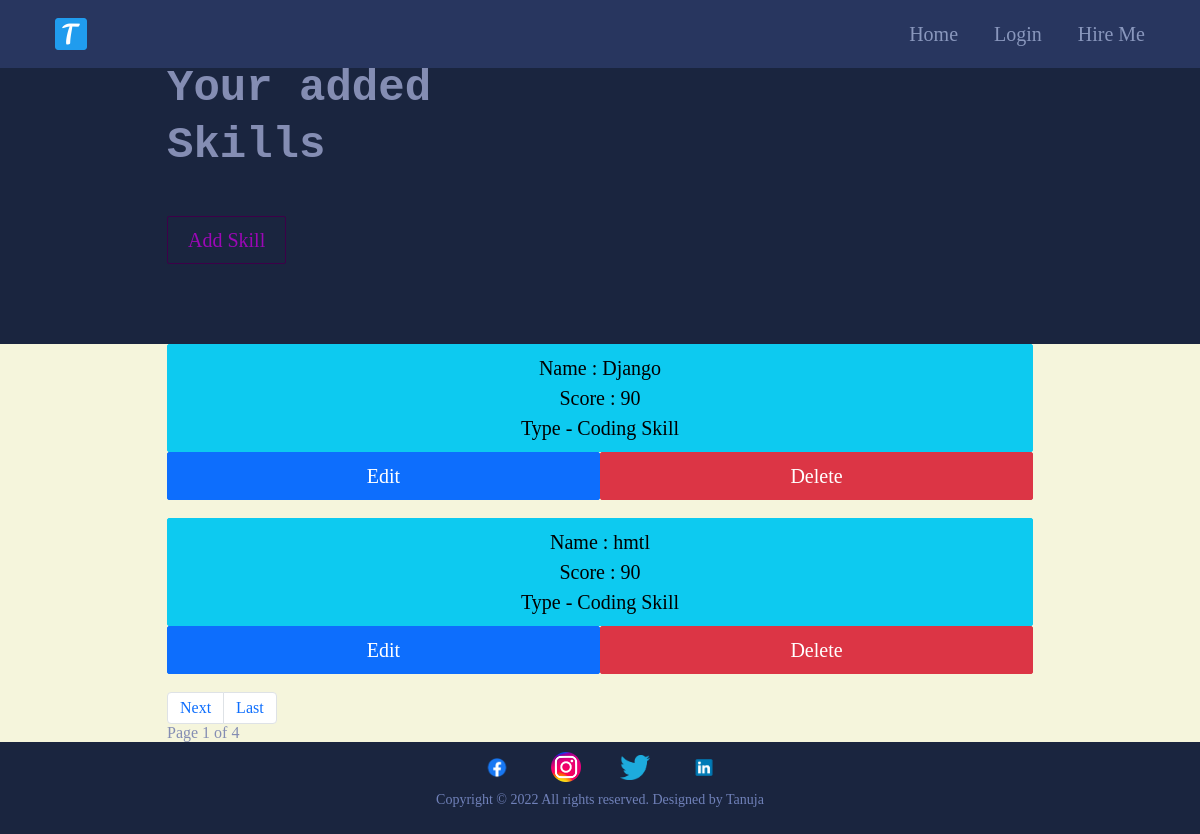
Page /allskills/ on the committed database.
### main/models.py (models this page shows, shortened)
class Skill(models.Model):
    class Meta:
        verbose_name_plural = 'Skills'
        verbose_name = 'Skill'
    name = models.CharField(max_length=20, blank=True, null=True)
    score = models.IntegerField(default=80, blank=True, null=True)
    image = models.FileField(blank=True, null=True, upload_to="skills")
    is_key_skill = models.BooleanField(default=False)

### main/views.py (the view)
# urls.py: path('allskills/',views.allSkill.as_view(),name="allskills"),
class allSkill(generic.ListView):
	model = Skill
	template_name = "main/allskill.html"
	paginate_by = 2
	ordering = ['id']

### cv/context_processors.py (called while the page is built)
def project_context(request):
	context = {
		'me': User.objects.first(),
	}
	return context

### main/templates/main/allskill.html (shortened to what this page needs)
{% extends 'main/base.html' %}
{% load static %}
{% block content %}
    <section>
      <div class="innerPageBannerCol">
        <div class="container">
          <div class="row g-4 g-md-3  align-items-center">
            <div class="col-md-6">
              <div class="bannerContent">
                <h1 class="xlTitle pb-md-3">Your added Skills</h1><br>
                <a href="{%url 'main:addSkill'%}" class="btn btnOutline">Add Skill</a>
              </div>
            </div>
          </div>
        </div>
      </div>
    </section>
    <section>
      <div class="lightBg">
        <div class="container">
          <ul>
            {% for item in object_list %}
             <li><a href="" class="btn btn-info col col-12"> Name : {{item.name}}
              <br>Score : {{item.score}}<br>
              {% if item.is_key_skill%}
                  Type - Key Skill
            {%else%}
              Type - Coding Skill
            {%endif%}</a></li>
            <li>
              <div class="container">
                <div class="row">
              <a href="{%url 'main:updateSkill' item.pk %}" class="btn btn-primary col col-6">Edit</a>
              <a href="{%url 'main:deleteSkill' item.pk %}" class="btn btn-danger col col-6">Delete</a>
                </div>
              </div>
            </li><br>
            {%endfor%}
        </ul>
        <nav aria-label="Page navigation example">
          <ul class="pagination" >
            {%if page_obj.has_next%}
              <li class="page-item"><a class="page-link" href="?page={{page_obj.next_page_number}}">Next</a></li>
              <li class="page-item"><a class="page-link"href="?page={{page_obj.paginator.num_pages}}">Last</a></li>
            {%endif%}
          </ul>
          <div>
            Page {{page_obj.number }} of {{page_obj.paginator.num_pages}}
          </div>
          </nav>
        </div>
      </div>
    </section>
    {%endblock%}

### static/css/style.css (style rules this page uses)
:root { --primaryColor: #9C07B6; --primaryDarkColor: #3D0048; --titleFont: 'IBM plex Sans', monospace; --regular: 400; --medium: 500; --bold: 700; --black: 900; --lightBg: beige; --primary : #1a253f; --dark : #151A33; --secondary : #6e8de2; --ternary : #848db3; --pure : #cbcfd6; --fade : #7081b9; --mild : #8997bd; --footer : #212A4A; --black : #060b1b; --twitter : #4ac7ec; --dribble : #ecbacfd0; --success : #1ecab8; --danger : #f1646c; --dark-blue : #28365f; --dark-gray : #171f33; --yellow : #f3c74d; }
html { scroll-behavior: smooth; }
body { font-family: 'IBM plex Sans'; background:var(--primary); color: var(--ternary); -webkit-font-smoothing : antialiased; padding-bottom: 1rem; line-height: normal; }
ul { margin: 0; padding: 0; list-style-type: none; }
a { color: inherit; }
a, .btn { -webkit-transition: all 300ms ease-in-out 0s; -o-transition: all 300ms ease-in-out 0s; transition: all 300ms ease-in-out 0s; text-decoration: none; }
.lightBg { background-color: var(--lightBg); }
.btn { font-size: 20px; font-weight: var(--medium); padding: 8px 20px; border-radius: 2px; }
.btnOutline { border: 1px solid var(--primaryDarkColor); color: var(--primaryColor); }
.xlTitle { font-size: 44px; line-height: 1.3; font-weight: var(--bold); font-family: var(--titleFont) }
.innerPageBannerCol { padding: 60px 0 80px; }
@media (min-width:992px) { .container, .container-lg, .container-md, .container-sm, .container-xl, .container-xxl { max-width: 890px; } }

### rows in the picture
Skill: name "Django", score "90", is_key_skill "Type - Coding Skill"
Skill: name "hmtl", score "90", is_key_skill "Type - Coding Skill"

### other values in the picture
{{ page_obj.number }} "1"
{{ page_obj.paginator.num_pages }} "4"
